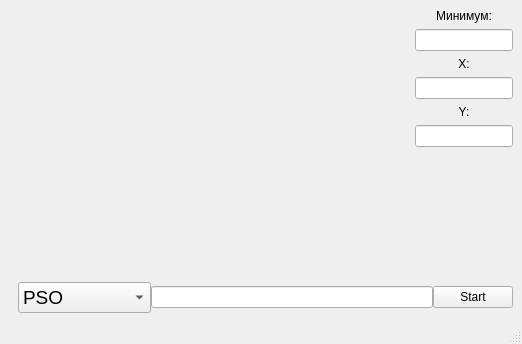
<?xml version="1.0" encoding="UTF-8"?>
<ui version="4.0">
 <class>MainWindow</class>
 <widget class="QMainWindow" name="MainWindow">
  <property name="geometry">
   <rect>
    <x>0</x>
    <y>0</y>
    <width>522</width>
    <height>344</height>
   </rect>
  </property>
  <property name="sizePolicy">
   <sizepolicy hsizetype="Expanding" vsizetype="Expanding">
    <horstretch>0</horstretch>
    <verstretch>0</verstretch>
   </sizepolicy>
  </property>
  <property name="windowTitle">
   <string>MainWindow</string>
  </property>
  <widget class="QWidget" name="centralwidget">
   <layout class="QGridLayout" name="gridLayout">
    <item row="0" column="0">
     <widget class="QCustomPlot" name="widget" native="true">
      <property name="sizePolicy">
       <sizepolicy hsizetype="Expanding" vsizetype="Expanding">
        <horstretch>0</horstretch>
        <verstretch>0</verstretch>
       </sizepolicy>
      </property>
      <property name="minimumSize">
       <size>
        <width>400</width>
        <height>0</height>
       </size>
      </property>
      <property name="maximumSize">
       <size>
        <width>1000000</width>
        <height>16777215</height>
       </size>
      </property>
     </widget>
    </item>
    <item row="0" column="1">
     <layout class="QVBoxLayout" name="verticalLayout_2">
      <property name="sizeConstraint">
       <enum>QLayout::SetMinimumSize</enum>
      </property>
      <property name="leftMargin">
       <number>0</number>
      </property>
      <item>
       <widget class="QLabel" name="label">
        <property name="text">
         <string>Минимум:</string>
        </property>
        <property name="alignment">
         <set>Qt::AlignCenter</set>
        </property>
       </widget>
      </item>
      <item>
       <widget class="QLineEdit" name="lineEdit_4">
        <property name="maximumSize">
         <size>
          <width>100</width>
          <height>16777215</height>
         </size>
        </property>
       </widget>
      </item>
      <item>
       <widget class="QLabel" name="label_2">
        <property name="text">
         <string>X:</string>
        </property>
        <property name="alignment">
         <set>Qt::AlignCenter</set>
        </property>
       </widget>
      </item>
      <item>
       <widget class="QLineEdit" name="lineEdit_3">
        <property name="maximumSize">
         <size>
          <width>100</width>
          <height>16777215</height>
         </size>
        </property>
       </widget>
      </item>
      <item>
       <widget class="QLabel" name="label_3">
        <property name="text">
         <string>Y:</string>
        </property>
        <property name="alignment">
         <set>Qt::AlignCenter</set>
        </property>
       </widget>
      </item>
      <item>
       <widget class="QLineEdit" name="lineEdit_2">
        <property name="maximumSize">
         <size>
          <width>100</width>
          <height>16777215</height>
         </size>
        </property>
       </widget>
      </item>
      <item>
       <spacer name="verticalSpacer">
        <property name="orientation">
         <enum>Qt::Vertical</enum>
        </property>
        <property name="sizeHint" stdset="0">
         <size>
          <width>20</width>
          <height>40</height>
         </size>
        </property>
       </spacer>
      </item>
     </layout>
    </item>
    <item row="1" column="0" colspan="2">
     <layout class="QHBoxLayout" name="horizontalLayout" stretch="0,0,0">
      <property name="spacing">
       <number>0</number>
      </property>
      <property name="sizeConstraint">
       <enum>QLayout::SetMinimumSize</enum>
      </property>
      <property name="leftMargin">
       <number>9</number>
      </property>
      <property name="topMargin">
       <number>0</number>
      </property>
      <item>
       <widget class="QComboBox" name="comboBox">
        <property name="font">
         <font>
          <pointsize>14</pointsize>
         </font>
        </property>
        <item>
         <property name="text">
          <string>PSO</string>
         </property>
        </item>
        <item>
         <property name="text">
          <string>PSO_inertia</string>
         </property>
        </item>
        <item>
         <property name="text">
          <string>LBPSO</string>
         </property>
        </item>
        <item>
         <property name="text">
          <string>With_dead</string>
         </property>
        </item>
        <item>
         <property name="text">
          <string>With_fire</string>
         </property>
        </item>
        <item>
         <property name="text">
          <string>Genetic</string>
         </property>
        </item>
       </widget>
      </item>
      <item>
       <widget class="QLineEdit" name="lineEdit"/>
      </item>
      <item>
       <widget class="QPushButton" name="button">
        <property name="text">
         <string>Start</string>
        </property>
       </widget>
      </item>
     </layout>
    </item>
   </layout>
  </widget>
  <widget class="QMenuBar" name="menubar">
   <property name="geometry">
    <rect>
     <x>0</x>
     <y>0</y>
     <width>522</width>
     <height>37</height>
    </rect>
   </property>
  </widget>
  <widget class="QStatusBar" name="statusbar"/>
 </widget>
 <customwidgets>
  <customwidget>
   <class>QCustomPlot</class>
   <extends>QWidget</extends>
   <header>qcustomplot.h</header>
   <container>1</container>
  </customwidget>
 </customwidgets>
 <resources/>
 <connections/>
</ui>
